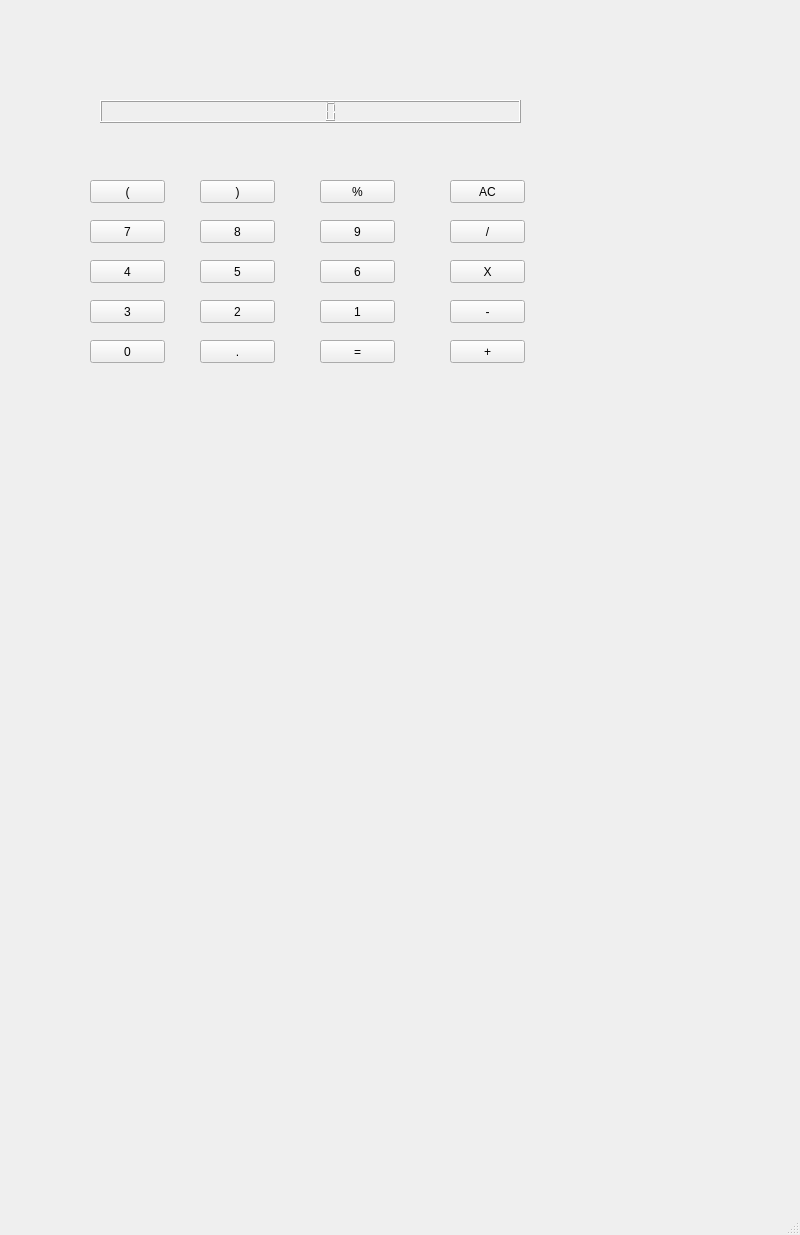
<?xml version="1.0" encoding="UTF-8"?>
<ui version="4.0">
 <class>MainWindow</class>
 <widget class="QMainWindow" name="MainWindow">
  <property name="geometry">
   <rect>
    <x>0</x>
    <y>0</y>
    <width>800</width>
    <height>1235</height>
   </rect>
  </property>
  <property name="windowTitle">
   <string>MainWindow</string>
  </property>
  <widget class="QWidget" name="centralwidget">
   <widget class="QPushButton" name="pushButton">
    <property name="geometry">
     <rect>
      <x>90</x>
      <y>180</y>
      <width>75</width>
      <height>23</height>
     </rect>
    </property>
    <property name="text">
     <string>(</string>
    </property>
   </widget>
   <widget class="QPushButton" name="pushButton_2">
    <property name="geometry">
     <rect>
      <x>200</x>
      <y>180</y>
      <width>75</width>
      <height>23</height>
     </rect>
    </property>
    <property name="text">
     <string>)</string>
    </property>
   </widget>
   <widget class="QPushButton" name="pushButton_3">
    <property name="geometry">
     <rect>
      <x>320</x>
      <y>180</y>
      <width>75</width>
      <height>23</height>
     </rect>
    </property>
    <property name="text">
     <string>%</string>
    </property>
   </widget>
   <widget class="QPushButton" name="pushButton_4">
    <property name="geometry">
     <rect>
      <x>450</x>
      <y>180</y>
      <width>75</width>
      <height>23</height>
     </rect>
    </property>
    <property name="text">
     <string>AC</string>
    </property>
   </widget>
   <widget class="QPushButton" name="pushButton_5">
    <property name="geometry">
     <rect>
      <x>90</x>
      <y>220</y>
      <width>75</width>
      <height>23</height>
     </rect>
    </property>
    <property name="text">
     <string>7</string>
    </property>
   </widget>
   <widget class="QPushButton" name="pushButton_6">
    <property name="geometry">
     <rect>
      <x>200</x>
      <y>220</y>
      <width>75</width>
      <height>23</height>
     </rect>
    </property>
    <property name="text">
     <string>8</string>
    </property>
   </widget>
   <widget class="QPushButton" name="pushButton_7">
    <property name="geometry">
     <rect>
      <x>320</x>
      <y>220</y>
      <width>75</width>
      <height>23</height>
     </rect>
    </property>
    <property name="text">
     <string>9</string>
    </property>
   </widget>
   <widget class="QPushButton" name="pushButton_8">
    <property name="geometry">
     <rect>
      <x>450</x>
      <y>220</y>
      <width>75</width>
      <height>23</height>
     </rect>
    </property>
    <property name="text">
     <string>/</string>
    </property>
   </widget>
   <widget class="QPushButton" name="pushButton_9">
    <property name="geometry">
     <rect>
      <x>90</x>
      <y>260</y>
      <width>75</width>
      <height>23</height>
     </rect>
    </property>
    <property name="text">
     <string>4</string>
    </property>
   </widget>
   <widget class="QPushButton" name="pushButton_10">
    <property name="geometry">
     <rect>
      <x>200</x>
      <y>260</y>
      <width>75</width>
      <height>23</height>
     </rect>
    </property>
    <property name="text">
     <string>5</string>
    </property>
   </widget>
   <widget class="QPushButton" name="pushButton_11">
    <property name="geometry">
     <rect>
      <x>320</x>
      <y>260</y>
      <width>75</width>
      <height>23</height>
     </rect>
    </property>
    <property name="text">
     <string>6</string>
    </property>
   </widget>
   <widget class="QPushButton" name="pushButton_12">
    <property name="geometry">
     <rect>
      <x>450</x>
      <y>260</y>
      <width>75</width>
      <height>23</height>
     </rect>
    </property>
    <property name="text">
     <string>X</string>
    </property>
   </widget>
   <widget class="QPushButton" name="pushButton_13">
    <property name="geometry">
     <rect>
      <x>90</x>
      <y>300</y>
      <width>75</width>
      <height>23</height>
     </rect>
    </property>
    <property name="text">
     <string>3</string>
    </property>
   </widget>
   <widget class="QPushButton" name="pushButton_14">
    <property name="geometry">
     <rect>
      <x>200</x>
      <y>300</y>
      <width>75</width>
      <height>23</height>
     </rect>
    </property>
    <property name="text">
     <string>2</string>
    </property>
   </widget>
   <widget class="QPushButton" name="pushButton_15">
    <property name="geometry">
     <rect>
      <x>320</x>
      <y>300</y>
      <width>75</width>
      <height>23</height>
     </rect>
    </property>
    <property name="text">
     <string>1</string>
    </property>
   </widget>
   <widget class="QPushButton" name="pushButton_16">
    <property name="geometry">
     <rect>
      <x>450</x>
      <y>300</y>
      <width>75</width>
      <height>23</height>
     </rect>
    </property>
    <property name="text">
     <string>-</string>
    </property>
   </widget>
   <widget class="QPushButton" name="pushButton_17">
    <property name="geometry">
     <rect>
      <x>90</x>
      <y>340</y>
      <width>75</width>
      <height>23</height>
     </rect>
    </property>
    <property name="text">
     <string>0</string>
    </property>
   </widget>
   <widget class="QPushButton" name="pushButton_18">
    <property name="geometry">
     <rect>
      <x>200</x>
      <y>340</y>
      <width>75</width>
      <height>23</height>
     </rect>
    </property>
    <property name="text">
     <string>.</string>
    </property>
   </widget>
   <widget class="QPushButton" name="pushButton_19">
    <property name="geometry">
     <rect>
      <x>320</x>
      <y>340</y>
      <width>75</width>
      <height>23</height>
     </rect>
    </property>
    <property name="text">
     <string>=</string>
    </property>
   </widget>
   <widget class="QPushButton" name="pushButton_20">
    <property name="geometry">
     <rect>
      <x>450</x>
      <y>340</y>
      <width>75</width>
      <height>23</height>
     </rect>
    </property>
    <property name="text">
     <string>+</string>
    </property>
   </widget>
   <widget class="QLCDNumber" name="lcdNumber">
    <property name="geometry">
     <rect>
      <x>100</x>
      <y>100</y>
      <width>421</width>
      <height>23</height>
     </rect>
    </property>
   </widget>
  </widget>
  <widget class="QMenuBar" name="menubar">
   <property name="geometry">
    <rect>
     <x>0</x>
     <y>0</y>
     <width>800</width>
     <height>21</height>
    </rect>
   </property>
  </widget>
  <widget class="QStatusBar" name="statusbar"/>
 </widget>
 <resources/>
 <connections/>
</ui>
